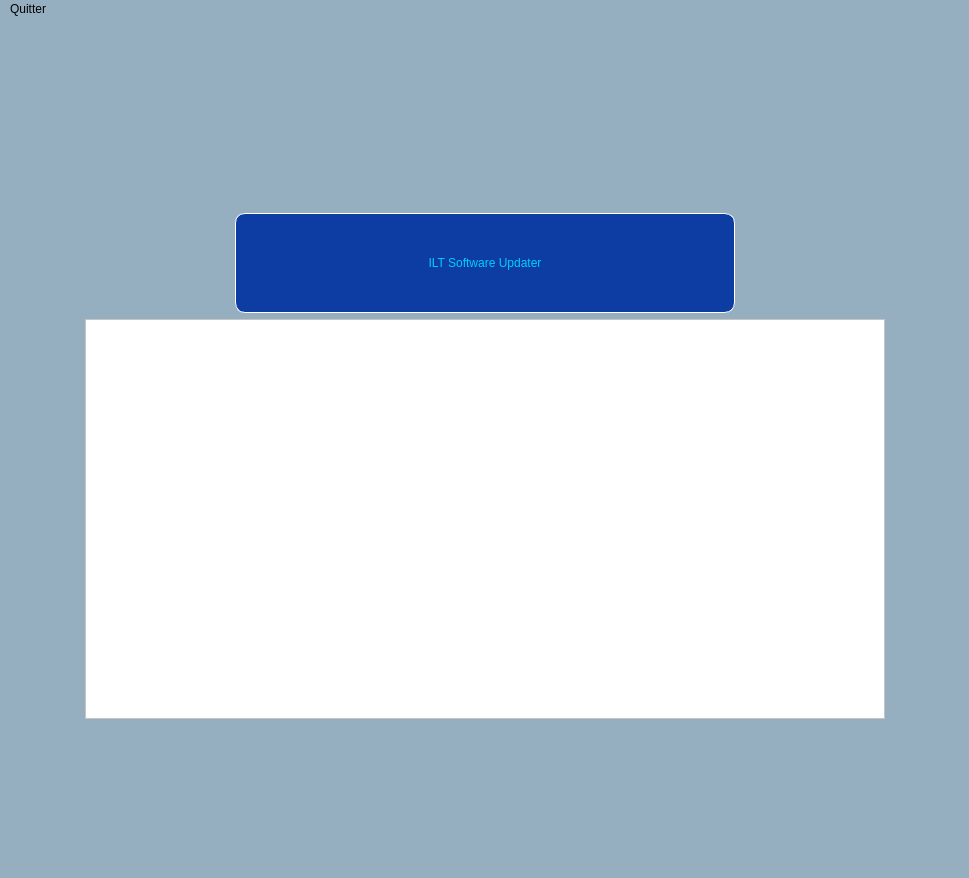
<?xml version="1.0" encoding="UTF-8"?>
<ui version="4.0">
 <class>MainWindow</class>
 <widget class="QMainWindow" name="MainWindow">
  <property name="geometry">
   <rect>
    <x>0</x>
    <y>0</y>
    <width>969</width>
    <height>878</height>
   </rect>
  </property>
  <property name="windowTitle">
   <string>MainWindow</string>
  </property>
  <property name="windowIcon">
   <iconset>
    <normaloff>logo_info.jpg</normaloff>logo_info.jpg</iconset>
  </property>
  <property name="styleSheet">
   <string notr="true">background-color :#95afc0;</string>
  </property>
  <widget class="QWidget" name="centralwidget">
   <layout class="QGridLayout" name="gridLayout">
    <item row="0" column="0">
     <spacer name="verticalSpacer">
      <property name="orientation">
       <enum>Qt::Vertical</enum>
      </property>
      <property name="sizeHint" stdset="0">
       <size>
        <width>20</width>
        <height>115</height>
       </size>
      </property>
     </spacer>
    </item>
    <item row="1" column="0" colspan="2">
     <layout class="QHBoxLayout" name="horizontalLayout_3">
      <item>
       <spacer name="horizontalSpacer_5">
        <property name="orientation">
         <enum>Qt::Horizontal</enum>
        </property>
        <property name="sizeHint" stdset="0">
         <size>
          <width>40</width>
          <height>20</height>
         </size>
        </property>
       </spacer>
      </item>
      <item>
       <layout class="QVBoxLayout" name="verticalLayout_2">
        <item>
         <layout class="QHBoxLayout" name="horizontalLayout_2">
          <item>
           <spacer name="horizontalSpacer_3">
            <property name="orientation">
             <enum>Qt::Horizontal</enum>
            </property>
            <property name="sizeHint" stdset="0">
             <size>
              <width>40</width>
              <height>20</height>
             </size>
            </property>
           </spacer>
          </item>
          <item>
           <layout class="QVBoxLayout" name="verticalLayout">
            <item>
             <layout class="QHBoxLayout" name="horizontalLayout">
              <item>
               <spacer name="horizontalSpacer">
                <property name="orientation">
                 <enum>Qt::Horizontal</enum>
                </property>
                <property name="sizeHint" stdset="0">
                 <size>
                  <width>40</width>
                  <height>20</height>
                 </size>
                </property>
               </spacer>
              </item>
              <item>
               <widget class="QLabel" name="label">
                <property name="minimumSize">
                 <size>
                  <width>50</width>
                  <height>50</height>
                 </size>
                </property>
                <property name="maximumSize">
                 <size>
                  <width>50</width>
                  <height>50</height>
                 </size>
                </property>
                <property name="text">
                 <string/>
                </property>
                <property name="pixmap">
                 <pixmap>logo_info.jpg</pixmap>
                </property>
                <property name="scaledContents">
                 <bool>true</bool>
                </property>
               </widget>
              </item>
              <item>
               <spacer name="horizontalSpacer_2">
                <property name="orientation">
                 <enum>Qt::Horizontal</enum>
                </property>
                <property name="sizeHint" stdset="0">
                 <size>
                  <width>40</width>
                  <height>20</height>
                 </size>
                </property>
               </spacer>
              </item>
             </layout>
            </item>
            <item>
             <widget class="QLabel" name="label_2">
              <property name="minimumSize">
               <size>
                <width>500</width>
                <height>100</height>
               </size>
              </property>
              <property name="maximumSize">
               <size>
                <width>500</width>
                <height>100</height>
               </size>
              </property>
              <property name="cursor">
               <cursorShape>IBeamCursor</cursorShape>
              </property>
              <property name="styleSheet">
               <string notr="true">font: 75 34pt &quot;Footlight MT Light&quot;;
color : #00CCFF;
border: 1px solid white;
border-radius : 10px;
background-color :#0D3DA3;</string>
              </property>
              <property name="text">
               <string>ILT Software Updater</string>
              </property>
              <property name="alignment">
               <set>Qt::AlignCenter</set>
              </property>
             </widget>
            </item>
           </layout>
          </item>
          <item>
           <spacer name="horizontalSpacer_4">
            <property name="orientation">
             <enum>Qt::Horizontal</enum>
            </property>
            <property name="sizeHint" stdset="0">
             <size>
              <width>40</width>
              <height>20</height>
             </size>
            </property>
           </spacer>
          </item>
         </layout>
        </item>
        <item>
         <widget class="QTableWidget" name="tableWidget">
          <property name="minimumSize">
           <size>
            <width>800</width>
            <height>400</height>
           </size>
          </property>
          <property name="maximumSize">
           <size>
            <width>16777215</width>
            <height>400</height>
           </size>
          </property>
          <property name="styleSheet">
           <string notr="true">background-color :white;
font: 25 15pt &quot;Calibri Light&quot;;</string>
          </property>
         </widget>
        </item>
       </layout>
      </item>
      <item>
       <spacer name="horizontalSpacer_6">
        <property name="orientation">
         <enum>Qt::Horizontal</enum>
        </property>
        <property name="sizeHint" stdset="0">
         <size>
          <width>40</width>
          <height>20</height>
         </size>
        </property>
       </spacer>
      </item>
     </layout>
    </item>
    <item row="2" column="1">
     <spacer name="verticalSpacer_2">
      <property name="orientation">
       <enum>Qt::Vertical</enum>
      </property>
      <property name="sizeHint" stdset="0">
       <size>
        <width>20</width>
        <height>114</height>
       </size>
      </property>
     </spacer>
    </item>
   </layout>
  </widget>
  <widget class="QMenuBar" name="menubar">
   <property name="geometry">
    <rect>
     <x>0</x>
     <y>0</y>
     <width>969</width>
     <height>21</height>
    </rect>
   </property>
   <widget class="QMenu" name="menuQuitter">
    <property name="title">
     <string>Quitter</string>
    </property>
   </widget>
   <addaction name="menuQuitter"/>
  </widget>
  <widget class="QStatusBar" name="statusbar"/>
 </widget>
 <resources/>
 <connections>
  <connection>
   <sender>menubar</sender>
   <signal>triggered(QAction*)</signal>
   <receiver>MainWindow</receiver>
   <slot>close()</slot>
   <hints>
    <hint type="sourcelabel">
     <x>29</x>
     <y>16</y>
    </hint>
    <hint type="destinationlabel">
     <x>71</x>
     <y>43</y>
    </hint>
   </hints>
  </connection>
 </connections>
</ui>
